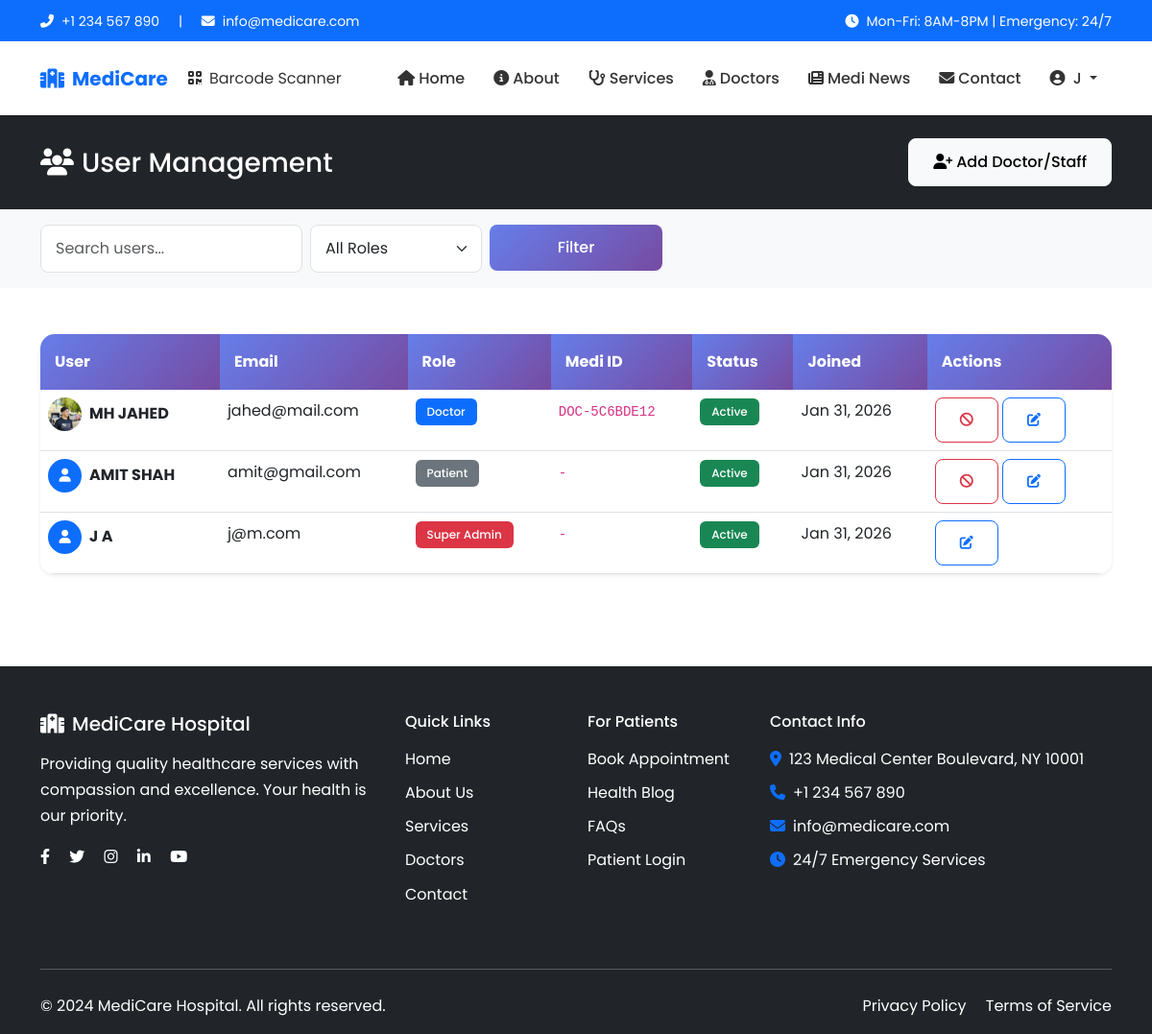
Page /admin-tools/users/ (signed in) on the committed database.
### accounts/models.py (models this page shows, shortened)
class User(AbstractUser):
    ROLE_CHOICES = (
        ('superadmin', 'Super Admin'),
        ('doctor', 'Doctor'),
        ('staff', 'Staff'),
        ('patient', 'Patient'),
    )
    GENDER_CHOICES = (
        ('male', 'Male'),
        ('female', 'Female'),
        ('other', 'Other'),
    )
    BLOOD_GROUP_CHOICES = (
        ('A+', 'A+'),
        ('A-', 'A-'),
        ('B+', 'B+'),
        ('B-', 'B-'),
        ('AB+', 'AB+'),
        ('AB-', 'AB-'),
        ('O+', 'O+'),
        ('O-', 'O-'),
    )
    username = None
    email = models.EmailField(unique=True)
    role = models.CharField(max_length=20, choices=ROLE_CHOICES, default='patient')
    phone = models.CharField(max_length=20, blank=True, null=True)
    date_of_birth = models.DateField(blank=True, null=True)
    gender = models.CharField(max_length=10, choices=GENDER_CHOICES, blank=True, null=True)
    blood_group = models.CharField(max_length=5, choices=BLOOD_GROUP_CHOICES, blank=True, null=True)
    address = models.TextField(blank=True, null=True)
    city = models.CharField(max_length=100, blank=True, null=True)
    state = models.CharField(max_length=100, blank=True, null=True)
    zip_code = models.CharField(max_length=20, blank=True, null=True)
    profile_picture = models.ImageField(upload_to='profiles/', blank=True, null=True)
    bio = models.TextField(blank=True, null=True)
    medi_id = models.CharField(max_length=20, unique=True, blank=True, null=True)
    created_at = models.DateTimeField(auto_now_add=True)
    updated_at = models.DateTimeField(auto_now=True)
    is_verified = models.BooleanField(default=False)
    is_profile_complete = models.BooleanField(default=False)
    objects = UserManager()
    USERNAME_FIELD = 'email'
    REQUIRED_FIELDS = ['first_name', 'last_name']
    class Meta:
        verbose_name = 'User'
        verbose_name_plural = 'Users'
        ordering = ['-created_at']
    def get_full_name(self):
        return f"{self.first_name} {self.last_name}".strip() or self.email
    @property
    def is_superadmin(self):
        return self.role == 'superadmin'
    @property
    def is_medical_staff(self):
        return self.role in ['doctor', 'staff', 'superadmin']

### admin_tools/views.py (the view, shortened to what this page needs)
# urls.py: path('users/', views.user_management, name='user_management'),
@superadmin_required
def user_management(request):
    users = User.objects.all().order_by('-created_at')
    role_filter = request.GET.get('role', '')
    search = request.GET.get('search', '')
    if role_filter:
        users = users.filter(role=role_filter)
    paginator = Paginator(users, 20)
    page = request.GET.get('page')
    users = paginator.get_page(page)
    return render(request, 'admin_tools/user_management.html', {
        'users': users,
        'role_filter': role_filter,
        'search': search
    })

### templates/admin_tools/user_management.html (shortened to what this page needs)
{% extends 'base.html' %}
{% load static %}
{% block content %}
<section class="py-4 bg-dark text-white">
    <div class="container">
        <div class="row align-items-center">
            <div class="col">
                <h3 class="mb-0"><i class="fas fa-users me-2"></i>User Management</h3>
            </div>
            <div class="col-auto">
                <a href="{% url 'admin_tools:create_staff_user' %}" class="btn btn-light">
                    <i class="fas fa-user-plus me-1"></i>Add Doctor/Staff
                </a>
            </div>
        </div>
    </div>
</section>
<section class="py-3 bg-light">
    <div class="container">
        <form method="get" class="row g-2">
            <div class="col-md-3">
                <input type="text" name="search" class="form-control" placeholder="Search users..." value="{{ search }}">
            </div>
            <div class="col-md-2">
                <select name="role" class="form-select">
                    <option value="">All Roles</option>
                </select>
            </div>
            <div class="col-md-2">
                <button type="submit" class="btn btn-primary w-100">Filter</button>
            </div>
        </form>
    </div>
</section>
<section class="py-5">
    <div class="container">
        <div class="card border-0 shadow-sm">
            <div class="card-body p-0">
                <div class="table-responsive">
                    <table class="table table-hover mb-0">
                        <thead class="table-light">
                            <tr>
                                <th>User</th>
                                <th>Email</th>
                                <th>Role</th>
                                <th>Medi ID</th>
                                <th>Status</th>
                                <th>Joined</th>
                                <th>Actions</th>
                            </tr>
                        </thead>
                        <tbody>
                            {% for u in users %}
                            <tr>
                                <td>
                                    <div class="d-flex align-items-center">
                                        {% if u.profile_picture %}
                                        <img src="{{ u.profile_picture.url }}" alt="" class="rounded-circle me-2" style="width: 35px; height: 35px; object-fit: cover;">
                                        {% else %}
                                        <div class="rounded-circle bg-primary text-white me-2 d-flex align-items-center justify-content-center" style="width: 35px; height: 35px;">
                                            <i class="fas fa-user small"></i>
                                        </div>
                                        {% endif %}
                                        <div>
                                            <strong>{{ u.get_full_name|default:u.email }}</strong>
                                        </div>
                                    </div>
                                </td>
                                <td>{{ u.email }}</td>
                                <td>
                                    <span class="badge
                                        {% if u.role == 'superadmin' %}bg-danger
                                        {% elif u.role == 'doctor' %}bg-primary
                                        {% elif u.role == 'staff' %}bg-info
                                        {% else %}bg-secondary{% endif %}">
                                        {{ u.get_role_display }}
                                    </span>
                                </td>
                                <td><code>{{ u.medi_id|default:"-" }}</code></td>
                                <td>
                                    {% if u.is_active %}
                                    <span class="badge bg-success">Active</span>
                                    {% else %}
                                    <span class="badge bg-danger">Inactive</span>
                                    {% endif %}
                                </td>
                                <td>{{ u.created_at|date:"M d, Y" }}</td>
                                <td>
                                    {% if not u.is_superadmin %}
                                    <button class="btn btn-sm btn-outline-{{ u.is_active|yesno:'danger,success' }}" onclick="toggleUserStatus({{ u.id }})">
                                        <i class="fas fa-{{ u.is_active|yesno:'ban,check' }}"></i>
                                    </button>
                                    {% endif %}
                                    <a href="/admin/accounts/user/{{ u.id }}/change/" class="btn btn-sm btn-outline-primary">
                                        <i class="fas fa-edit"></i>
                                    </a>
                                </td>
                            </tr>
                            {% empty %}
                            <tr>
                                <td colspan="7" class="text-center py-5 text-muted">No users found</td>
                            </tr>
                            {% endfor %}
                        </tbody>
                    </table>
                </div>
            </div>
        </div>
    </div>
</section>
{% endblock %}

### templates/base.html (shortened to what this page needs)
{% load static %}
<!DOCTYPE html>
<html lang="en">
<head>
    <link href="https://cdn.jsdelivr.net/npm/bootstrap@5.3.0/dist/css/bootstrap.min.css" rel="stylesheet">
    <link href="https://cdnjs.cloudflare.com/ajax/libs/font-awesome/6.4.0/css/all.min.css" rel="stylesheet">
    <link href="{% static 'css/style.css' %}" rel="stylesheet">
</head>
<body>
    <div class="top-bar bg-primary text-white py-2 d-none d-lg-block">
        <div class="container">
            <div class="row align-items-center">
                <div class="col-md-6">
                    <small>
                        <i class="fas fa-phone-alt me-2"></i>+1 234 567 890
                        <span class="mx-3">|</span>
                        <i class="fas fa-envelope me-2"></i>info@medicare.com
                    </small>
                </div>
                <div class="col-md-6 text-end">
                    <small>
                        <i class="fas fa-clock me-2"></i>Mon-Fri: 8AM-8PM | Emergency: 24/7
                    </small>
                </div>
            </div>
        </div>
    </div>
    <nav class="navbar navbar-expand-lg navbar-light bg-white shadow-sm sticky-top">
        <div class="container">
            <a class="navbar-brand fw-bold text-primary" href="{% url 'core:home' %}">
                <i class="fas fa-hospital me-2"></i>MediCare
            </a>
            {% if user.is_medical_staff %}
<li style="list-style: none; margin-left: 5px;  "><a class="dropdown-item" href="{% url 'doctors:barcode_scanner' %}"><i class="fas fa-qrcode me-2"></i>Barcode Scanner</a></li>
{% endif %}
            <div class="collapse navbar-collapse" id="mainNav">
                <ul class="navbar-nav ms-auto mb-2 mb-lg-0">
                    <li class="nav-item">
                        <a class="nav-link {% if request.resolver_match.url_name == 'home' %}active{% endif %}" href="{% url 'core:home' %}">
                            <i class="fas fa-home me-1"></i>Home
                        </a>
                    </li>
                    <li class="nav-item">
                        <a class="nav-link {% if 'about' in request.path %}active{% endif %}" href="{% url 'core:about' %}">
                            <i class="fas fa-info-circle me-1"></i>About
                        </a>
                    </li>
                    <li class="nav-item">
                        <a class="nav-link {% if 'services' in request.path %}active{% endif %}" href="{% url 'services:services_list' %}">
                            <i class="fas fa-stethoscope me-1"></i>Services
                        </a>
                    </li>
                    <li class="nav-item">
                        <a class="nav-link {% if 'doctors' in request.path %}active{% endif %}" href="{% url 'doctors:doctors_list' %}">
                            <i class="fas fa-user-md me-1"></i>Doctors
                        </a>
                    </li>
                    <li class="nav-item">
                        <a class="nav-link {% if 'news' in request.path %}active{% endif %}" href="{% url 'news:article_list' %}">
                            <i class="fas fa-newspaper me-1"></i>Medi News
                        </a>
                    </li>
                    <li class="nav-item">
                        <a class="nav-link {% if 'contact' in request.path %}active{% endif %}" href="{% url 'core:contact' %}">
                            <i class="fas fa-envelope me-1"></i>Contact
                        </a>
                    </li>
                    {% if user.is_authenticated %}
                    <li class="nav-item dropdown">
                        <a class="nav-link dropdown-toggle" href="#" id="userDropdown" role="button" data-bs-toggle="dropdown">
                            {% if user.profile_picture %}
                            <img src="{{ user.profile_picture.url }}" alt="" class="rounded-circle me-1" width="25" height="25">
                            {% else %}
                            <i class="fas fa-user-circle me-1"></i>
                            {% endif %}
                            {{ user.first_name|default:user.email }}
                        </a>
                    </li>
                    {% endif %}
                </ul>
            </div>
        </div>
    </nav>
    <main>
        {% block content %}{% endblock %}
    </main>
    <footer class="bg-dark text-white pt-5 pb-3 mt-5">
        <div class="container">
            <div class="row">
                <div class="col-lg-4 mb-4">
                    <h5 class="mb-3"><i class="fas fa-hospital me-2"></i>MediCare Hospital</h5>
                    <p class="text-white">Providing quality healthcare services with compassion and excellence. Your health is our priority.</p>
                    <div class="social-links mt-3">
                        <a href="#" class="text-white me-3"><i class="fab fa-facebook-f"></i></a>
                        <a href="#" class="text-white me-3"><i class="fab fa-twitter"></i></a>
                        <a href="#" class="text-white me-3"><i class="fab fa-instagram"></i></a>
                        <a href="#" class="text-white me-3"><i class="fab fa-linkedin-in"></i></a>
                        <a href="#" class="text-white"><i class="fab fa-youtube"></i></a>
                    </div>
                </div>
                <div class="col-lg-2 col-md-4 mb-4">
                    <h6 class="mb-3">Quick Links</h6>
                    <ul class="list-unstyled">
                        <li class="mb-2"><a href="{% url 'core:home' %}" class="text-white text-decoration-none">Home</a></li>
                        <li class="mb-2"><a href="{% url 'core:about' %}" class="text-white text-decoration-none">About Us</a></li>
                        <li class="mb-2"><a href="{% url 'services:services_list' %}" class="text-white text-decoration-none">Services</a></li>
                        <li class="mb-2"><a href="{% url 'doctors:doctors_list' %}" class="text-white text-decoration-none">Doctors</a></li>
                        <li class="mb-2"><a href="{% url 'core:contact' %}" class="text-white text-decoration-none">Contact</a></li>
                    </ul>
                </div>
                <div class="col-lg-2 col-md-4 mb-4">
                    <h6 class="mb-3">For Patients</h6>
                    <ul class="list-unstyled text-white">
                        <li class="mb-2"><a href="{% url 'appointments:book_appointment' %}" class="text-white text-decoration-none">Book Appointment</a></li>
                        <li class="mb-2"><a href="{% url 'news:article_list' %}" class="text-white text-decoration-none">Health Blog</a></li>
                        <li class="mb-2"><a href="{% url 'core:faq' %}" class="text-white text-decoration-none">FAQs</a></li>
                        <li class="mb-2"><a href="{% url 'accounts:login' %}" class="text-white text-decoration-none">Patient Login</a></li>
                    </ul>
                </div>
                <div class="col-lg-4 col-md-4 mb-4">
                    <h6 class="mb-3">Contact Info</h6>
                    <ul class="list-unstyled text-white">
                        <li class="mb-2"><i class="fas fa-map-marker-alt me-2 text-primary"></i>123 Medical Center Boulevard, NY 10001</li>
                        <li class="mb-2"><i class="fas fa-phone me-2 text-primary"></i>+1 234 567 890</li>
                        <li class="mb-2"><i class="fas fa-envelope me-2 text-primary"></i>info@medicare.com</li>
                        <li class="mb-2"><i class="fas fa-clock me-2 text-primary"></i>24/7 Emergency Services</li>
                    </ul>
                </div>
            </div>
            <hr class="my-4 bg-secondary">
            <div class="row align-items-center">
                <div class="col-md-6 text-center text-md-start">
                    <p class="mb-0 text-white">&copy; 2024 MediCare Hospital. All rights reserved.</p>
                </div>
                <div class="col-md-6 text-center text-md-end">
                    <a href="{% url 'core:privacy_policy' %}" class="text-white text-decoration-none me-3">Privacy Policy</a>
                    <a href="{% url 'core:terms_conditions' %}" class="text-white text-decoration-none">Terms of Service</a>
                </div>
            </div>
        </div>
    </footer>
</body>
</html>

### rows in the picture
User: first_name "J", get_full_name "J A", email "j@m.com", role "Super Admin", medi_id "-", is_active "Active", created_at "Jan 31, 2026"
User: profile_picture (picture), get_full_name "MH JAHED", email "jahed@mail.com", role "Doctor", medi_id "DOC-5C6BDE12", is_active "Active", created_at "Jan 31, 2026"
User: get_full_name "AMIT SHAH", email "amit@gmail.com", role "Patient", medi_id "-", is_active "Active", created_at "Jan 31, 2026"
